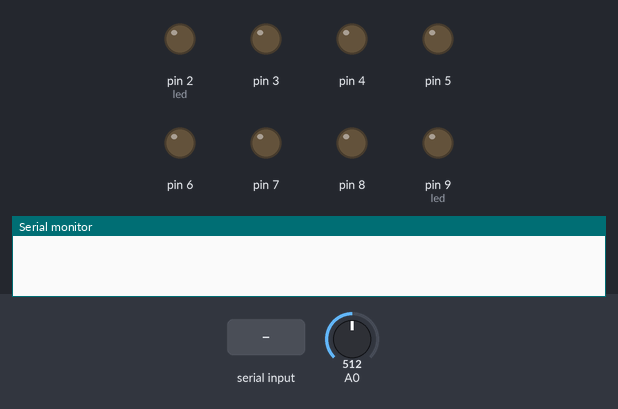
Simulated run of this sketch. Board: Arduino Uno, built with avr-gcc and run on an emulated ATmega328P. Parts: output pins drawn as LEDs (lit = HIGH), the last lines printed to the serial monitor. Inputs (shaded band) come from the test bench; at power-on: A0 = 512.

Above: at 1.2 s.
1.3 s: "c" received over Serial
At 1.8 s:
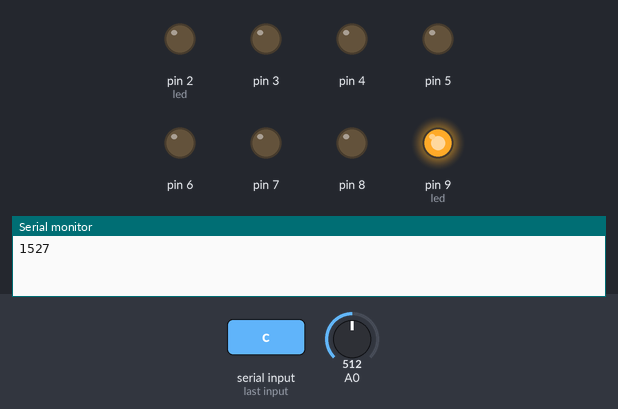
4.3 s: A0 set to 122
At 4.5 s:
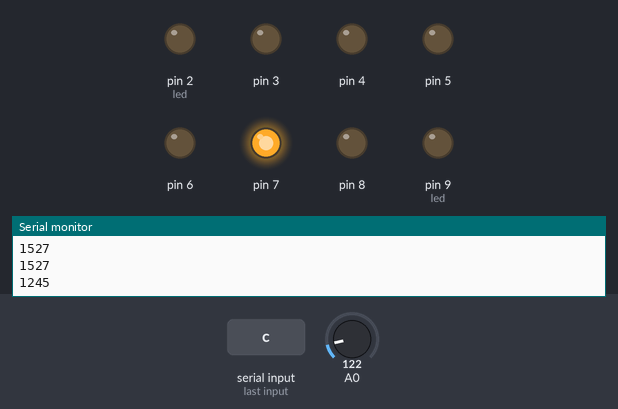
7.3 s: A0 set to 116
At 10.2 s:
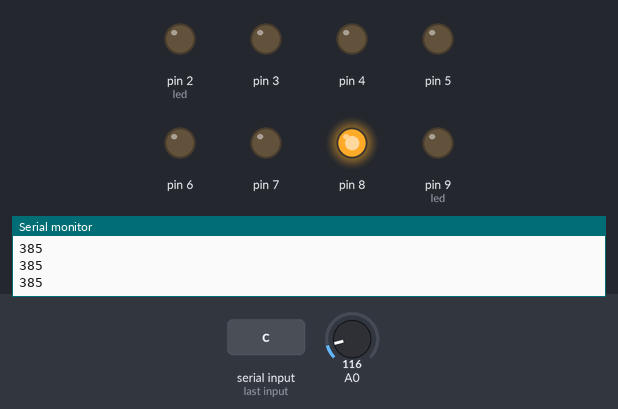
10.3 s: A0 set to 511
At 12.8 s:
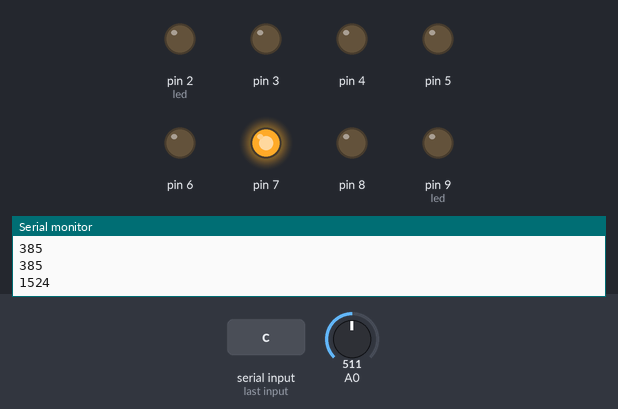
13.2 s: A0 set to 487
Timing chart, 0 to 17.2 s (numbered marks = the images above; inputs shaded):
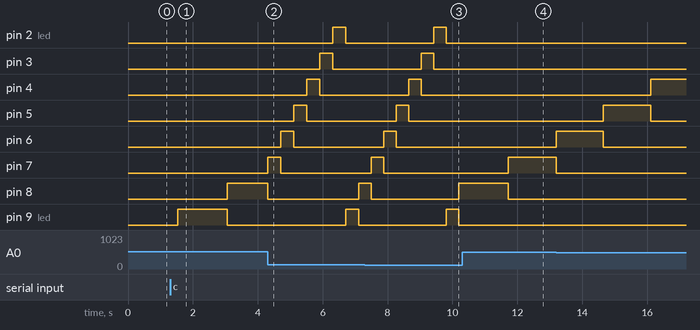

Measured:
- the behaviour switches between 121 and 120 on A0 (found by bisection; images 2 and 3)
- after the input at 1.3 s, pin 2 (led): stays LOW (without the input it goes to HIGH after 0.23 s); pin 8: LOW → HIGH after 1.8 s; pin 9 (led): LOW → HIGH after 0.23 s, → LOW 1.5 s later
- after the input at 4.3 s, pin 2 (led): LOW → HIGH after 2.0 s, → LOW 0.40 s later; pin 3: LOW → HIGH after 1.6 s, → LOW 0.40 s later; pin 4: LOW → HIGH after 1.2 s, → LOW 0.40 s later; pin 5: LOW → HIGH after 0.80 s, → LOW 0.40 s later; pin 6: LOW → HIGH after 0.40 s instead of 1.8 s
- after the input at 7.3 s, pin 9 (led): LOW → HIGH after 2.5 s instead of 2.6 s
- after the input at 10.3 s, pin 2 (led): stays LOW (without the input it goes to HIGH after 2.2 s); pin 3: stays LOW (without the input it goes to HIGH after 1.8 s)

The sketch:

_8LEDSBOTAOPOTENPC.ino
```cpp
int led = 2;
int botao = 13;
int estadoBotao;
long intervalo;
long tempo0 = 0;
int xpto = 0;
long previousMillis2 = 0;
byte byteRead;
int tempoFi = 0;
int tempoFinal = 0;
int tempoInicial = 0;

unsigned long currentMillis1 = millis();
void setup() {
  for (int i = 2; i <= 9; i++) {
    pinMode(i, OUTPUT);
  }
  pinMode(botao, INPUT);
  Serial.begin(9600);
}


void loop() {
  unsigned long tempoa = millis();
  long atraso = analogRead(A0);
  intervalo = (atraso * 2950 / 1023) + 50;


  if (Serial.available()) {
    tempo0 = 0;
    byteRead = Serial.read();
  }

  if (tempoa - tempo0 > intervalo) {
    tempo0 = tempoa;
    digitalWrite(led, LOW);
    tempoFinal = millis();
    tempoFi = tempoFinal - tempoInicial;
    Serial.println(tempoFi);
    tempoFinal = 0;
    //Serial.println(tempoFinal);

    if (byteRead == 'c') {
      if (led == 2) {
        led = 9;
      } else {
        led --;
      }
    } else if (byteRead == 'b') {
      if (led == 9) {
        led = 2;
      } else {
        led ++;
      }
    }

    tempoInicial = 0;
    tempoInicial = millis();
    digitalWrite(led, HIGH);
  }

}
```
